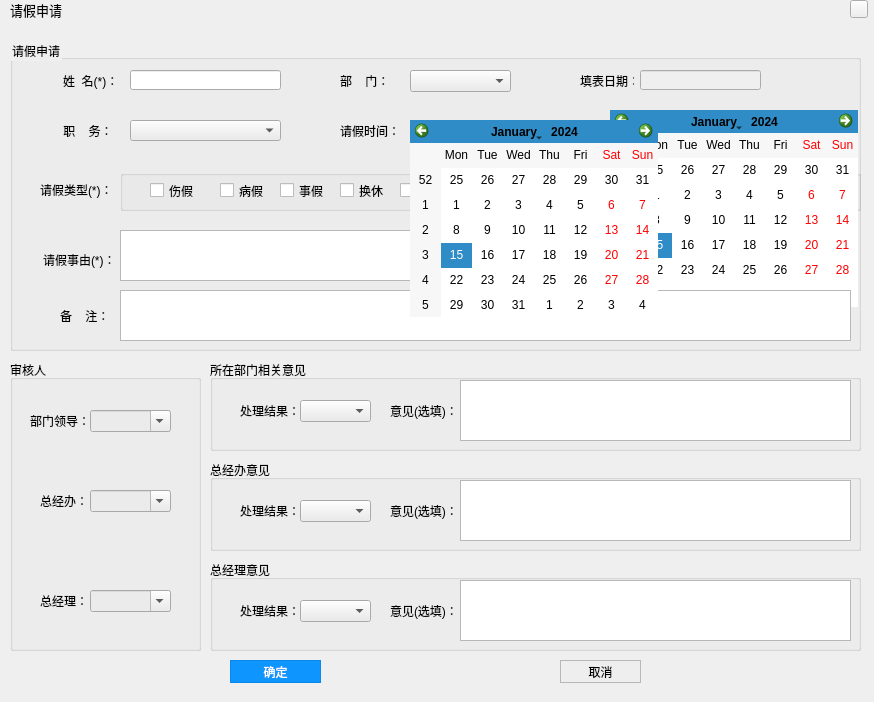
<?xml version="1.0" encoding="UTF-8"?>
<ui version="4.0">
 <class>QingJia</class>
 <widget class="QWidget" name="QingJia">
  <property name="geometry">
   <rect>
    <x>0</x>
    <y>0</y>
    <width>874</width>
    <height>702</height>
   </rect>
  </property>
  <property name="windowTitle">
   <string>Form</string>
  </property>
  <widget class="QGroupBox" name="groupBox_qj">
   <property name="geometry">
    <rect>
     <x>10</x>
     <y>40</y>
     <width>851</width>
     <height>311</height>
    </rect>
   </property>
   <property name="styleSheet">
    <string notr="true">color: rgb(0, 0, 0);</string>
   </property>
   <property name="title">
    <string>请假申请</string>
   </property>
   <property name="checkable">
    <bool>false</bool>
   </property>
   <widget class="QLabel" name="label_2">
    <property name="geometry">
     <rect>
      <x>53</x>
      <y>30</y>
      <width>61</width>
      <height>21</height>
     </rect>
    </property>
    <property name="text">
     <string>姓  名(*)：</string>
    </property>
   </widget>
   <widget class="QLineEdit" name="lineEdit_name">
    <property name="geometry">
     <rect>
      <x>120</x>
      <y>30</y>
      <width>151</width>
      <height>20</height>
     </rect>
    </property>
    <property name="styleSheet">
     <string notr="true">color: rgb(0, 0, 0);</string>
    </property>
   </widget>
   <widget class="QLabel" name="label_3">
    <property name="geometry">
     <rect>
      <x>330</x>
      <y>30</y>
      <width>61</width>
      <height>21</height>
     </rect>
    </property>
    <property name="text">
     <string>部    门：</string>
    </property>
   </widget>
   <widget class="QLabel" name="label_4">
    <property name="geometry">
     <rect>
      <x>570</x>
      <y>20</y>
      <width>54</width>
      <height>41</height>
     </rect>
    </property>
    <property name="text">
     <string>填表日期：</string>
    </property>
   </widget>
   <widget class="QLineEdit" name="lineEdit_qjStartTime">
    <property name="enabled">
     <bool>false</bool>
    </property>
    <property name="geometry">
     <rect>
      <x>400</x>
      <y>80</y>
      <width>81</width>
      <height>20</height>
     </rect>
    </property>
    <property name="styleSheet">
     <string notr="true">color: rgb(0, 0, 0);</string>
    </property>
   </widget>
   <widget class="QToolButton" name="toolButton_qjStart">
    <property name="geometry">
     <rect>
      <x>480</x>
      <y>80</y>
      <width>21</width>
      <height>20</height>
     </rect>
    </property>
    <property name="styleSheet">
     <string notr="true">background-color: rgb(235, 235, 235);</string>
    </property>
    <property name="text">
     <string/>
    </property>
    <property name="arrowType">
     <enum>Qt::DownArrow</enum>
    </property>
   </widget>
   <widget class="QLabel" name="label_5">
    <property name="geometry">
     <rect>
      <x>50</x>
      <y>80</y>
      <width>71</width>
      <height>21</height>
     </rect>
    </property>
    <property name="text">
     <string> 职    务：</string>
    </property>
   </widget>
   <widget class="QComboBox" name="comboBox_position">
    <property name="geometry">
     <rect>
      <x>120</x>
      <y>80</y>
      <width>151</width>
      <height>21</height>
     </rect>
    </property>
    <property name="font">
     <font>
      <pointsize>9</pointsize>
     </font>
    </property>
    <property name="styleSheet">
     <string notr="true">background-color: rgb(235, 235, 235);
color: rgb(0, 0, 0);</string>
    </property>
   </widget>
   <widget class="QLabel" name="label_6">
    <property name="geometry">
     <rect>
      <x>330</x>
      <y>80</y>
      <width>61</width>
      <height>21</height>
     </rect>
    </property>
    <property name="text">
     <string>请假时间：</string>
    </property>
   </widget>
   <widget class="QTimeEdit" name="timeEdit">
    <property name="geometry">
     <rect>
      <x>500</x>
      <y>80</y>
      <width>101</width>
      <height>22</height>
     </rect>
    </property>
    <property name="font">
     <font>
      <pointsize>11</pointsize>
     </font>
    </property>
    <property name="styleSheet">
     <string notr="true">color: rgb(0, 0, 0);</string>
    </property>
   </widget>
   <widget class="QToolButton" name="toolButton_qjEnd">
    <property name="geometry">
     <rect>
      <x>710</x>
      <y>80</y>
      <width>21</width>
      <height>20</height>
     </rect>
    </property>
    <property name="styleSheet">
     <string notr="true">background-color: rgb(235, 235, 235);</string>
    </property>
    <property name="text">
     <string/>
    </property>
    <property name="arrowType">
     <enum>Qt::DownArrow</enum>
    </property>
   </widget>
   <widget class="QTimeEdit" name="timeEdit_2">
    <property name="geometry">
     <rect>
      <x>730</x>
      <y>80</y>
      <width>101</width>
      <height>22</height>
     </rect>
    </property>
    <property name="font">
     <font>
      <pointsize>12</pointsize>
     </font>
    </property>
    <property name="styleSheet">
     <string notr="true">color: rgb(0, 0, 0);</string>
    </property>
   </widget>
   <widget class="QLineEdit" name="lineEdit_qjEndTime">
    <property name="enabled">
     <bool>false</bool>
    </property>
    <property name="geometry">
     <rect>
      <x>630</x>
      <y>80</y>
      <width>81</width>
      <height>20</height>
     </rect>
    </property>
    <property name="styleSheet">
     <string notr="true">color: rgb(0, 0, 0);</string>
    </property>
   </widget>
   <widget class="QLabel" name="label_7">
    <property name="geometry">
     <rect>
      <x>610</x>
      <y>80</y>
      <width>21</width>
      <height>21</height>
     </rect>
    </property>
    <property name="text">
     <string>到</string>
    </property>
   </widget>
   <widget class="QLabel" name="label_8">
    <property name="geometry">
     <rect>
      <x>33</x>
      <y>210</y>
      <width>71</width>
      <height>20</height>
     </rect>
    </property>
    <property name="text">
     <string>请假事由(*)：</string>
    </property>
   </widget>
   <widget class="QTextEdit" name="textEdit_qjReason">
    <property name="geometry">
     <rect>
      <x>110</x>
      <y>190</y>
      <width>731</width>
      <height>51</height>
     </rect>
    </property>
    <property name="styleSheet">
     <string notr="true">color: rgb(0, 0, 0);</string>
    </property>
   </widget>
   <widget class="QLineEdit" name="lineEdit_dealTime">
    <property name="enabled">
     <bool>false</bool>
    </property>
    <property name="geometry">
     <rect>
      <x>630</x>
      <y>30</y>
      <width>121</width>
      <height>20</height>
     </rect>
    </property>
    <property name="styleSheet">
     <string notr="true">color: rgb(0, 0, 0);</string>
    </property>
   </widget>
   <widget class="QCalendarWidget" name="calendarWidget_qjStartTime">
    <property name="geometry">
     <rect>
      <x>400</x>
      <y>80</y>
      <width>248</width>
      <height>197</height>
     </rect>
    </property>
   </widget>
   <widget class="QComboBox" name="comboBox_department">
    <property name="geometry">
     <rect>
      <x>400</x>
      <y>30</y>
      <width>101</width>
      <height>22</height>
     </rect>
    </property>
    <property name="styleSheet">
     <string notr="true">background-color: rgb(235, 235, 235);
color: rgb(0, 0, 0);</string>
    </property>
   </widget>
   <widget class="QGroupBox" name="groupBox_qjType">
    <property name="geometry">
     <rect>
      <x>110</x>
      <y>130</y>
      <width>741</width>
      <height>41</height>
     </rect>
    </property>
    <property name="toolTip">
     <string>如果换休，请备注换休日期</string>
    </property>
    <property name="styleSheet">
     <string notr="true">color: rgb(0, 0, 0);</string>
    </property>
    <property name="title">
     <string/>
    </property>
    <widget class="QLabel" name="label_13">
     <property name="geometry">
      <rect>
       <x>340</x>
       <y>10</y>
       <width>51</width>
       <height>21</height>
      </rect>
     </property>
     <property name="text">
      <string>共请(*)：</string>
     </property>
    </widget>
    <widget class="QLineEdit" name="lineEdit_qjDayNum">
     <property name="geometry">
      <rect>
       <x>392</x>
       <y>10</y>
       <width>61</width>
       <height>20</height>
      </rect>
     </property>
     <property name="font">
      <font>
       <pointsize>11</pointsize>
      </font>
     </property>
     <property name="toolTip">
      <string>如：0.5天</string>
     </property>
     <property name="styleSheet">
      <string notr="true">color: rgb(0, 0, 0);</string>
     </property>
    </widget>
    <widget class="QCheckBox" name="checkBox_sj">
     <property name="geometry">
      <rect>
       <x>30</x>
       <y>10</y>
       <width>51</width>
       <height>21</height>
      </rect>
     </property>
     <property name="styleSheet">
      <string notr="true">color: rgb(0, 0, 0);</string>
     </property>
     <property name="text">
      <string>伤假</string>
     </property>
    </widget>
    <widget class="QCheckBox" name="checkBox_bj">
     <property name="geometry">
      <rect>
       <x>100</x>
       <y>10</y>
       <width>51</width>
       <height>21</height>
      </rect>
     </property>
     <property name="text">
      <string>病假</string>
     </property>
    </widget>
    <widget class="QCheckBox" name="checkBox_shijia">
     <property name="geometry">
      <rect>
       <x>160</x>
       <y>10</y>
       <width>61</width>
       <height>21</height>
      </rect>
     </property>
     <property name="text">
      <string>事假</string>
     </property>
    </widget>
    <widget class="QCheckBox" name="checkBox_hx">
     <property name="geometry">
      <rect>
       <x>220</x>
       <y>10</y>
       <width>51</width>
       <height>21</height>
      </rect>
     </property>
     <property name="text">
      <string>换休</string>
     </property>
    </widget>
    <widget class="QCheckBox" name="checkBox_other">
     <property name="geometry">
      <rect>
       <x>280</x>
       <y>10</y>
       <width>51</width>
       <height>21</height>
      </rect>
     </property>
     <property name="text">
      <string>其他</string>
     </property>
    </widget>
    <widget class="QComboBox" name="comboBox_dw">
     <property name="geometry">
      <rect>
       <x>450</x>
       <y>10</y>
       <width>51</width>
       <height>20</height>
      </rect>
     </property>
     <property name="styleSheet">
      <string notr="true">background-color: rgb(235, 235, 235);
color: rgb(0, 0, 0);</string>
     </property>
    </widget>
   </widget>
   <widget class="QCalendarWidget" name="calendarWidget_qjEndTime">
    <property name="geometry">
     <rect>
      <x>600</x>
      <y>70</y>
      <width>248</width>
      <height>197</height>
     </rect>
    </property>
   </widget>
   <widget class="QLabel" name="label_12">
    <property name="geometry">
     <rect>
      <x>30</x>
      <y>140</y>
      <width>71</width>
      <height>20</height>
     </rect>
    </property>
    <property name="text">
     <string>请假类型(*)：</string>
    </property>
   </widget>
   <widget class="QTextEdit" name="textEdit_qjRecord">
    <property name="geometry">
     <rect>
      <x>110</x>
      <y>250</y>
      <width>731</width>
      <height>51</height>
     </rect>
    </property>
    <property name="toolTip">
     <string>如果换休,请备注换休日期</string>
    </property>
    <property name="styleSheet">
     <string notr="true">color: rgb(0, 0, 0);</string>
    </property>
   </widget>
   <widget class="QLabel" name="label_9">
    <property name="geometry">
     <rect>
      <x>50</x>
      <y>270</y>
      <width>54</width>
      <height>12</height>
     </rect>
    </property>
    <property name="text">
     <string>备    注：</string>
    </property>
   </widget>
   <zorder>label_2</zorder>
   <zorder>lineEdit_name</zorder>
   <zorder>label_3</zorder>
   <zorder>label_4</zorder>
   <zorder>lineEdit_qjStartTime</zorder>
   <zorder>toolButton_qjStart</zorder>
   <zorder>label_5</zorder>
   <zorder>comboBox_position</zorder>
   <zorder>label_6</zorder>
   <zorder>timeEdit</zorder>
   <zorder>toolButton_qjEnd</zorder>
   <zorder>timeEdit_2</zorder>
   <zorder>lineEdit_qjEndTime</zorder>
   <zorder>label_7</zorder>
   <zorder>label_8</zorder>
   <zorder>textEdit_qjReason</zorder>
   <zorder>lineEdit_dealTime</zorder>
   <zorder>comboBox_department</zorder>
   <zorder>groupBox_qjType</zorder>
   <zorder>calendarWidget_qjEndTime</zorder>
   <zorder>label_12</zorder>
   <zorder>textEdit_qjRecord</zorder>
   <zorder>label_9</zorder>
   <zorder>calendarWidget_qjStartTime</zorder>
  </widget>
  <widget class="QGroupBox" name="groupBox_leader1">
   <property name="geometry">
    <rect>
     <x>210</x>
     <y>360</y>
     <width>651</width>
     <height>91</height>
    </rect>
   </property>
   <property name="title">
    <string>所在部门相关意见</string>
   </property>
   <widget class="QLabel" name="label_11">
    <property name="geometry">
     <rect>
      <x>30</x>
      <y>30</y>
      <width>61</width>
      <height>41</height>
     </rect>
    </property>
    <property name="text">
     <string>处理结果：</string>
    </property>
   </widget>
   <widget class="QComboBox" name="comboBox_dealResult1">
    <property name="geometry">
     <rect>
      <x>90</x>
      <y>40</y>
      <width>71</width>
      <height>22</height>
     </rect>
    </property>
    <property name="styleSheet">
     <string notr="true">background-color: rgb(235, 235, 235);
color: rgb(0, 0, 0);</string>
    </property>
   </widget>
   <widget class="QLabel" name="label_15">
    <property name="geometry">
     <rect>
      <x>180</x>
      <y>40</y>
      <width>71</width>
      <height>21</height>
     </rect>
    </property>
    <property name="text">
     <string>意见(选填)：</string>
    </property>
   </widget>
   <widget class="QTextEdit" name="textEdit_leaderAdvice1">
    <property name="geometry">
     <rect>
      <x>250</x>
      <y>20</y>
      <width>391</width>
      <height>61</height>
     </rect>
    </property>
    <property name="styleSheet">
     <string notr="true">color: rgb(0, 0, 0);
</string>
    </property>
   </widget>
  </widget>
  <widget class="QGroupBox" name="groupBox_leader2">
   <property name="geometry">
    <rect>
     <x>210</x>
     <y>460</y>
     <width>651</width>
     <height>91</height>
    </rect>
   </property>
   <property name="title">
    <string>总经办意见</string>
   </property>
   <widget class="QLabel" name="label_22">
    <property name="geometry">
     <rect>
      <x>30</x>
      <y>30</y>
      <width>61</width>
      <height>41</height>
     </rect>
    </property>
    <property name="text">
     <string>处理结果：</string>
    </property>
   </widget>
   <widget class="QComboBox" name="comboBox_dealResult2">
    <property name="geometry">
     <rect>
      <x>90</x>
      <y>40</y>
      <width>71</width>
      <height>22</height>
     </rect>
    </property>
    <property name="styleSheet">
     <string notr="true">background-color: rgb(235, 235, 235);
color: rgb(0, 0, 0);</string>
    </property>
   </widget>
   <widget class="QLabel" name="label_23">
    <property name="geometry">
     <rect>
      <x>180</x>
      <y>40</y>
      <width>71</width>
      <height>21</height>
     </rect>
    </property>
    <property name="text">
     <string>意见(选填)：</string>
    </property>
   </widget>
   <widget class="QTextEdit" name="textEdit_leaderAdvice2">
    <property name="geometry">
     <rect>
      <x>250</x>
      <y>20</y>
      <width>391</width>
      <height>61</height>
     </rect>
    </property>
    <property name="styleSheet">
     <string notr="true">color: rgb(0, 0, 0);</string>
    </property>
   </widget>
  </widget>
  <widget class="QGroupBox" name="groupBox_leader3">
   <property name="geometry">
    <rect>
     <x>210</x>
     <y>560</y>
     <width>651</width>
     <height>91</height>
    </rect>
   </property>
   <property name="title">
    <string>总经理意见</string>
   </property>
   <widget class="QLabel" name="label_25">
    <property name="geometry">
     <rect>
      <x>30</x>
      <y>30</y>
      <width>61</width>
      <height>41</height>
     </rect>
    </property>
    <property name="text">
     <string>处理结果：</string>
    </property>
   </widget>
   <widget class="QComboBox" name="comboBox_dealResult3">
    <property name="geometry">
     <rect>
      <x>90</x>
      <y>40</y>
      <width>71</width>
      <height>22</height>
     </rect>
    </property>
    <property name="styleSheet">
     <string notr="true">background-color: rgb(235, 235, 235);
color: rgb(0, 0, 0);</string>
    </property>
   </widget>
   <widget class="QLabel" name="label_26">
    <property name="geometry">
     <rect>
      <x>180</x>
      <y>40</y>
      <width>71</width>
      <height>21</height>
     </rect>
    </property>
    <property name="text">
     <string>意见(选填)：</string>
    </property>
   </widget>
   <widget class="QTextEdit" name="textEdit_leaderAdvice3">
    <property name="geometry">
     <rect>
      <x>250</x>
      <y>20</y>
      <width>391</width>
      <height>61</height>
     </rect>
    </property>
    <property name="styleSheet">
     <string notr="true">color: rgb(0, 0, 0);</string>
    </property>
   </widget>
  </widget>
  <widget class="QPushButton" name="pButtonOk">
   <property name="geometry">
    <rect>
     <x>230</x>
     <y>660</y>
     <width>91</width>
     <height>23</height>
    </rect>
   </property>
   <property name="styleSheet">
    <string notr="true">QPushButton#pButtonOk
{
    color:white;
    background-color:rgb(14 , 150 , 254);
    border: 1px solid rgb(11 , 137 , 234);
}

QPushButton#pButtonOk:hover
{
    color:white;
    background-color:rgb(44 , 137 , 255);
    border: 1px solid rgb(11 , 137 , 234);
}

QPushButton#pButtonOk:pressed
{
    color:white;
    background-color:rgb(14 , 135 , 228);
    border: 1px solid rgb(12 , 138 , 235);
    padding-left:3px;
    padding-top:3px;
}</string>
   </property>
   <property name="text">
    <string>确定</string>
   </property>
  </widget>
  <widget class="QPushButton" name="pButtonCancel">
   <property name="geometry">
    <rect>
     <x>560</x>
     <y>660</y>
     <width>81</width>
     <height>23</height>
    </rect>
   </property>
   <property name="styleSheet">
    <string notr="true">QPushButton#pButtonCancel
{
    color:black;
    background-color:rgb(238 , 238 , 238);
    border: 1px solid rgb(183 , 183 , 183);
}

QPushButton#pButtonCancel:hover
{
    color:black;
    background-color:rgb(228 , 240 , 250);
    border: 1px solid rgb(15 , 150 , 255);
}

QPushButton#pButtonCancel:pressed
{
    color:black;
    background-color:rgb(204 , 228 , 247);
    border: 1px solid rgb(1 , 84 , 153);
    padding-left:3px;
    padding-top:3px;
}</string>
   </property>
   <property name="text">
    <string>取消</string>
   </property>
  </widget>
  <widget class="closeButton" name="toolButton_close">
   <property name="geometry">
    <rect>
     <x>850</x>
     <y>0</y>
     <width>18</width>
     <height>18</height>
    </rect>
   </property>
   <property name="maximumSize">
    <size>
     <width>18</width>
     <height>18</height>
    </size>
   </property>
   <property name="text">
    <string/>
   </property>
  </widget>
  <widget class="QGroupBox" name="groupBox_allLeader">
   <property name="geometry">
    <rect>
     <x>10</x>
     <y>360</y>
     <width>191</width>
     <height>291</height>
    </rect>
   </property>
   <property name="title">
    <string>审核人</string>
   </property>
   <widget class="QComboBox" name="comboBox_leader1">
    <property name="geometry">
     <rect>
      <x>80</x>
      <y>50</y>
      <width>81</width>
      <height>22</height>
     </rect>
    </property>
    <property name="styleSheet">
     <string notr="true">background-color: rgb(235, 235, 235);
color: rgb(0, 0, 0);</string>
    </property>
    <property name="editable">
     <bool>true</bool>
    </property>
   </widget>
   <widget class="QLabel" name="label_10">
    <property name="geometry">
     <rect>
      <x>20</x>
      <y>50</y>
      <width>61</width>
      <height>21</height>
     </rect>
    </property>
    <property name="text">
     <string>部门领导：</string>
    </property>
   </widget>
   <widget class="QComboBox" name="comboBox_leader2">
    <property name="geometry">
     <rect>
      <x>80</x>
      <y>130</y>
      <width>81</width>
      <height>22</height>
     </rect>
    </property>
    <property name="styleSheet">
     <string notr="true">background-color: rgb(235, 235, 235);
color: rgb(0, 0, 0);</string>
    </property>
    <property name="editable">
     <bool>true</bool>
    </property>
   </widget>
   <widget class="QLabel" name="label_24">
    <property name="geometry">
     <rect>
      <x>30</x>
      <y>130</y>
      <width>51</width>
      <height>21</height>
     </rect>
    </property>
    <property name="text">
     <string>总经办：</string>
    </property>
   </widget>
   <widget class="QLabel" name="label_27">
    <property name="geometry">
     <rect>
      <x>30</x>
      <y>230</y>
      <width>51</width>
      <height>21</height>
     </rect>
    </property>
    <property name="text">
     <string>总经理：</string>
    </property>
   </widget>
   <widget class="QComboBox" name="comboBox_leader3">
    <property name="geometry">
     <rect>
      <x>80</x>
      <y>230</y>
      <width>81</width>
      <height>22</height>
     </rect>
    </property>
    <property name="styleSheet">
     <string notr="true">background-color: rgb(235, 235, 235);
color: rgb(0, 0, 0);</string>
    </property>
    <property name="editable">
     <bool>true</bool>
    </property>
   </widget>
  </widget>
  <widget class="QLabel" name="label">
   <property name="geometry">
    <rect>
     <x>10</x>
     <y>2</y>
     <width>71</width>
     <height>16</height>
    </rect>
   </property>
   <property name="font">
    <font>
     <pointsize>10</pointsize>
    </font>
   </property>
   <property name="text">
    <string>请假申请</string>
   </property>
  </widget>
 </widget>
 <customwidgets>
  <customwidget>
   <class>closeButton</class>
   <extends>QToolButton</extends>
   <header location="global">closebutton.h</header>
  </customwidget>
 </customwidgets>
 <resources/>
 <connections/>
</ui>
